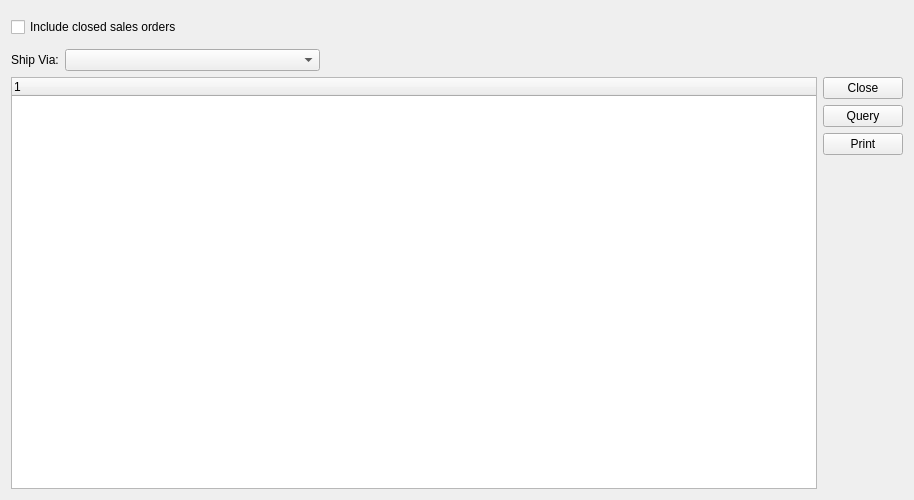
<?xml version="1.0" encoding="UTF-8"?>
<ui version="4.0">
 <class>Logistics</class>
 <widget class="QWidget" name="Logistics">
  <property name="geometry">
   <rect>
    <x>0</x>
    <y>0</y>
    <width>914</width>
    <height>500</height>
   </rect>
  </property>
  <property name="windowTitle">
   <string>Logistics</string>
  </property>
  <layout class="QVBoxLayout">
   <item>
    <widget class="DateCluster" name="_dates"/>
   </item>
   <item>
    <widget class="QCheckBox" name="_cbIncludeClosed">
     <property name="toolTip">
      <string/>
     </property>
     <property name="text">
      <string>Include closed sales orders</string>
     </property>
    </widget>
   </item>
   <item>
    <layout class="QFormLayout" name="formLayout">
     <property name="sizeConstraint">
      <enum>QLayout::SetDefaultConstraint</enum>
     </property>
     <item row="1" column="0">
      <widget class="CustCluster" name="_cust"/>
     </item>
    </layout>
   </item>
   <item>
    <layout class="QFormLayout" name="formLayout">
     <item row="1" column="0">
      <widget class="QLabel" name="label">
       <property name="text">
        <string>Ship Via:</string>
       </property>
      </widget>
     </item>
     <item row="1" column="1">
      <widget class="XComboBox" name="_shipvia">
       <property name="sizePolicy">
        <sizepolicy hsizetype="Fixed" vsizetype="Fixed">
         <horstretch>0</horstretch>
         <verstretch>0</verstretch>
        </sizepolicy>
       </property>
       <property name="minimumSize">
        <size>
         <width>255</width>
         <height>0</height>
        </size>
       </property>
       <property name="allowNull">
        <bool>true</bool>
       </property>
       <property name="type">
        <enum>XComboBox::ShipVias</enum>
       </property>
      </widget>
     </item>
    </layout>
   </item>
   <item>
    <layout class="QHBoxLayout">
     <item>
      <widget class="XTreeWidget" name="_list"/>
     </item>
     <item>
      <layout class="QVBoxLayout">
       <item>
        <widget class="QPushButton" name="_close">
         <property name="text">
          <string>Close</string>
         </property>
        </widget>
       </item>
       <item>
        <widget class="QPushButton" name="_query">
         <property name="text">
          <string>Query</string>
         </property>
        </widget>
       </item>
       <item>
        <widget class="QPushButton" name="_print">
         <property name="text">
          <string>Print</string>
         </property>
        </widget>
       </item>
       <item>
        <spacer>
         <property name="orientation">
          <enum>Qt::Vertical</enum>
         </property>
         <property name="sizeHint" stdset="0">
          <size>
           <width>20</width>
           <height>40</height>
          </size>
         </property>
        </spacer>
       </item>
      </layout>
     </item>
    </layout>
   </item>
  </layout>
 </widget>
 <customwidgets>
  <customwidget>
   <class>CustCluster</class>
   <extends>QWidget</extends>
   <header>custcluster.h</header>
  </customwidget>
  <customwidget>
   <class>DateCluster</class>
   <extends>QWidget</extends>
   <header>datecluster.h</header>
  </customwidget>
  <customwidget>
   <class>XComboBox</class>
   <extends>QComboBox</extends>
   <header>xcombobox.h</header>
  </customwidget>
  <customwidget>
   <class>XTreeWidget</class>
   <extends>QTreeWidget</extends>
   <header>xtreewidget.h</header>
  </customwidget>
 </customwidgets>
 <tabstops>
  <tabstop>_dates</tabstop>
  <tabstop>_cust</tabstop>
  <tabstop>_close</tabstop>
  <tabstop>_query</tabstop>
  <tabstop>_print</tabstop>
 </tabstops>
 <resources/>
 <connections/>
</ui>
